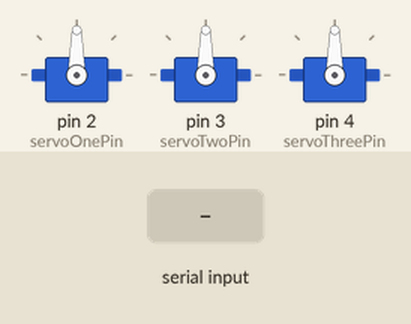
Simulated run of this sketch. Board: Arduino Uno, built with avr-gcc and run on an emulated ATmega328P. Shown: 3 × servo. The test bench sets the inputs (shaded band).

Above: at 1.2 s.
1.3 s: "90;45;200\n" received over Serial
At 1.8 s:
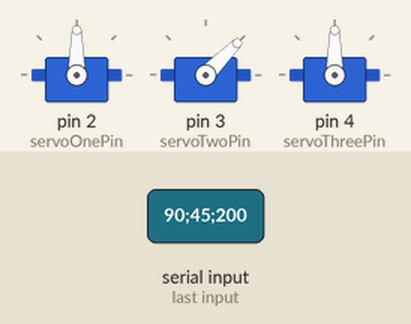
2.8 s: "30;150;10\n" received over Serial
At 4.0 s:
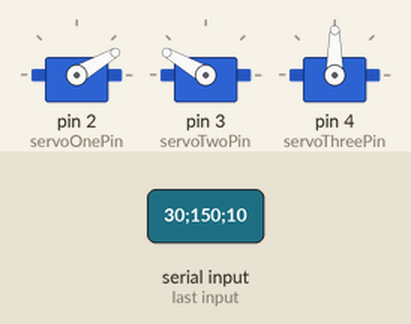
4.3 s: "1\n" received over Serial
At 5.0 s:
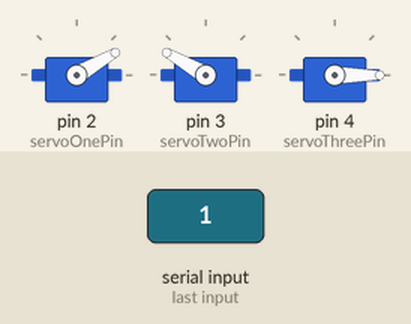
5.8 s: "90;45\n" received over Serial
At 6.3 s:
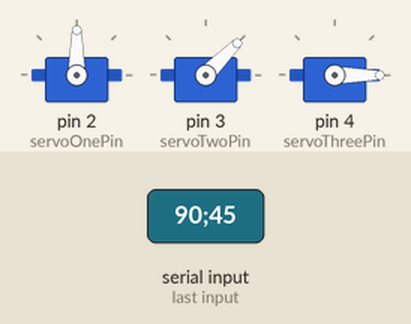
7.3 s: "5\n" received over Serial
At 8.5 s:
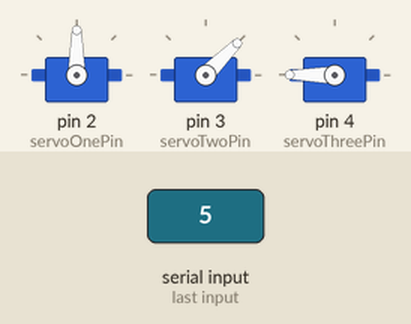
8.8 s: "30;150\n" received over Serial
At 9.8 s:
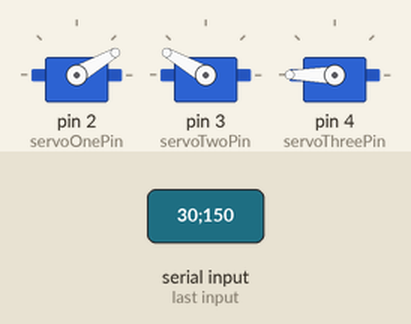
Timing chart, 0 to 11.3 s (numbered marks = the images above; inputs shaded):
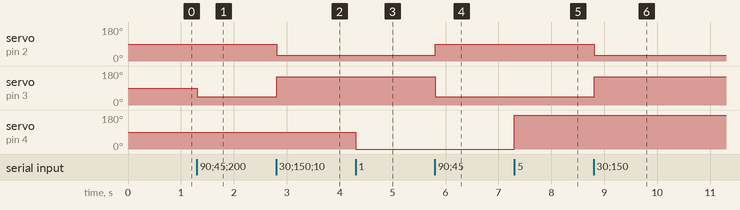

Measured:
- after the input at 1.3 s, servo on pin 3 (servoTwoPin): 90° → 45° at once
- after the input at 2.8 s, servo on pin 2 (servoOnePin): 90° → 30° at once; servo on pin 3 (servoTwoPin): 45° → 150° at once
- after the input at 4.3 s, servo on pin 4 (servoThreePin): 90° → 0° at once
- after the input at 5.8 s, servo on pin 2 (servoOnePin): 30° → 90° at once; servo on pin 3 (servoTwoPin): 150° → 45° at once
- after the input at 7.3 s, servo on pin 4 (servoThreePin): 0° → 180° at once
- after the input at 8.8 s, servo on pin 2 (servoOnePin): 90° → 30° at once; servo on pin 3 (servoTwoPin): 45° → 150° at once

The sketch:

sketch_oct30a.ino
```cpp
#include <Servo.h>
String inputString = "";         // a String to hold incoming data
bool receivedAngles = false;  // whether the string is complete

bool DEBUGGING = false;

int servoOnePin = 2;
int servoTwoPin = 3;
int servoThreePin = 4;


Servo Servo1;
Servo Servo2;
Servo Servo3;

void setup() {
  // init servos
  Servo1.attach(servoOnePin);
  Servo2.attach(servoTwoPin);
  Servo3.attach(servoThreePin);
  // initialize serial:
  Serial.begin(9600);
  // reserve 200 bytes for the inputString:
  inputString.reserve(200);
}

void loop() {
  // parse angle data when input arrives
  if (receivedAngles) {
    // parse the inputString....
    int i = inputString.indexOf(';');
    if(i==-1){

      //open/close grip
      String s_grip = inputString;
      int grip = s_grip.toInt();
      if(grip == 1){
        setGrip(true);
      }else{
        setGrip(false);
      }
    }else{

      String s_a1 = inputString.substring(0,i);
      String s_a2 = inputString.substring(i+1);

      if(DEBUGGING){
        // write to serial for debugging
        for(int i=0;i<s_a1.length();i++){
          Serial.write(s_a1[i]);
        }
        for(int i=0;i<s_a2.length();i++){
          Serial.write(s_a2[i]);
        }
      }
      //
      float a1 = s_a1.toFloat();
      float a2 = s_a2.toFloat();
      if(DEBUGGING){
        Serial.write('\n');
      }
      // set our angles on our servo...
      setArmServo(a1,a2);
    }
    // clear the string:
    inputString = "";
    // reset receivedAngles boolean
    receivedAngles = false;
  }
}
void setGrip(boolean closed){
  if(closed){
    Servo3.write(0);
  }else{
    Servo3.write(180);
  }
}
void setArmServo(float a1, float a2){
  Servo1.write((int)a1);
  Servo2.write((int)a2);
}
/*
  SerialEvent occurs whenever a new data comes in the hardware serial RX. This
  routine is run between each time loop() runs, so using delay inside loop can
  delay response. Multiple bytes of data may be available.
*/
void serialEvent() {
  while (Serial.available()) {
    // get the new byte:
    char inChar = (char)Serial.read();
    // if the incoming character is a newline, set a flag so the main loop can
    // do something about it:
    if (inChar == '\n') {
      receivedAngles = true;
    }else{
      // add it to the inputString:
      inputString += inChar;
    }
  }
}
```
